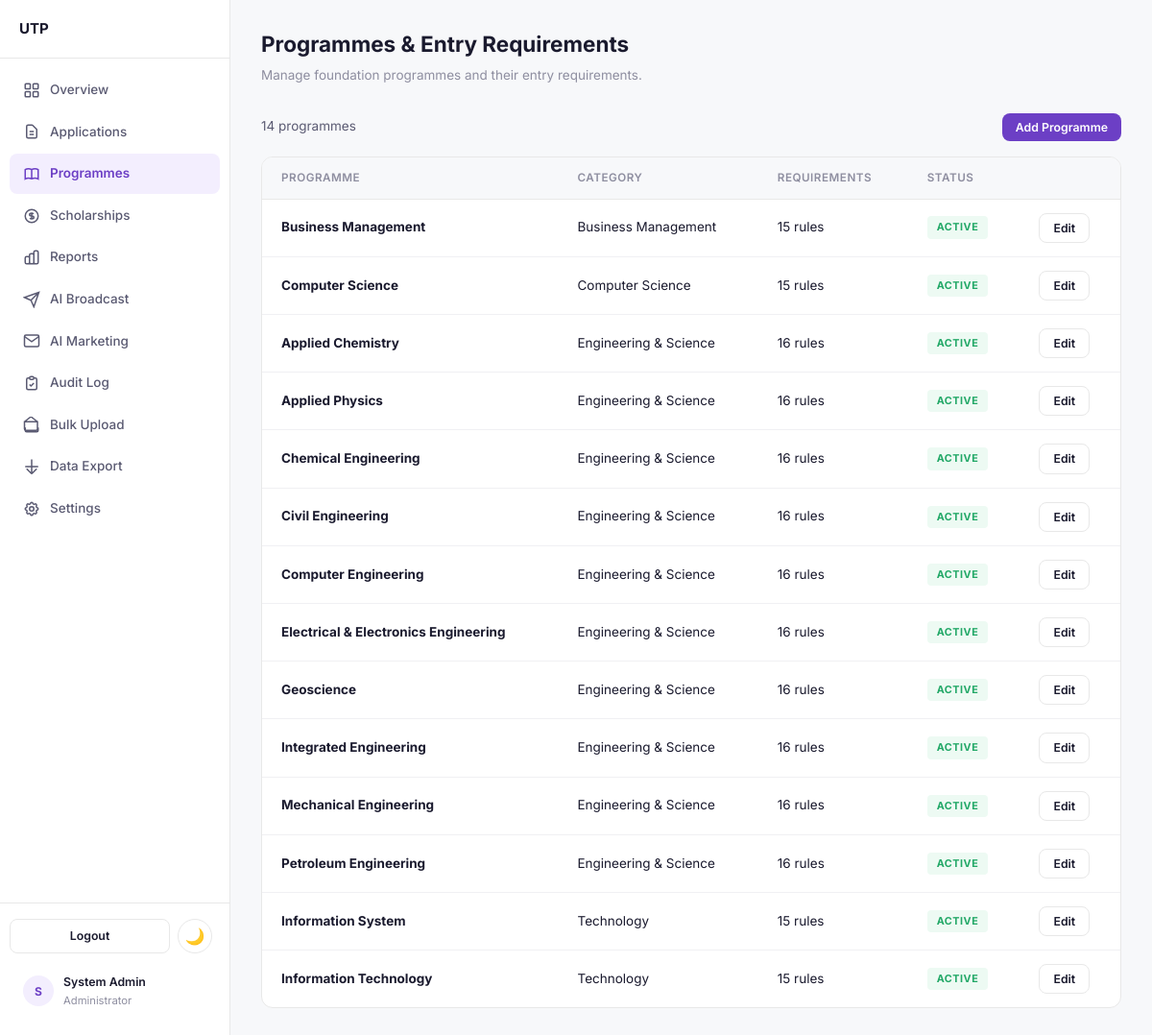
/admin/programmes.php (signed in), run on an earlier commit of the app's database.
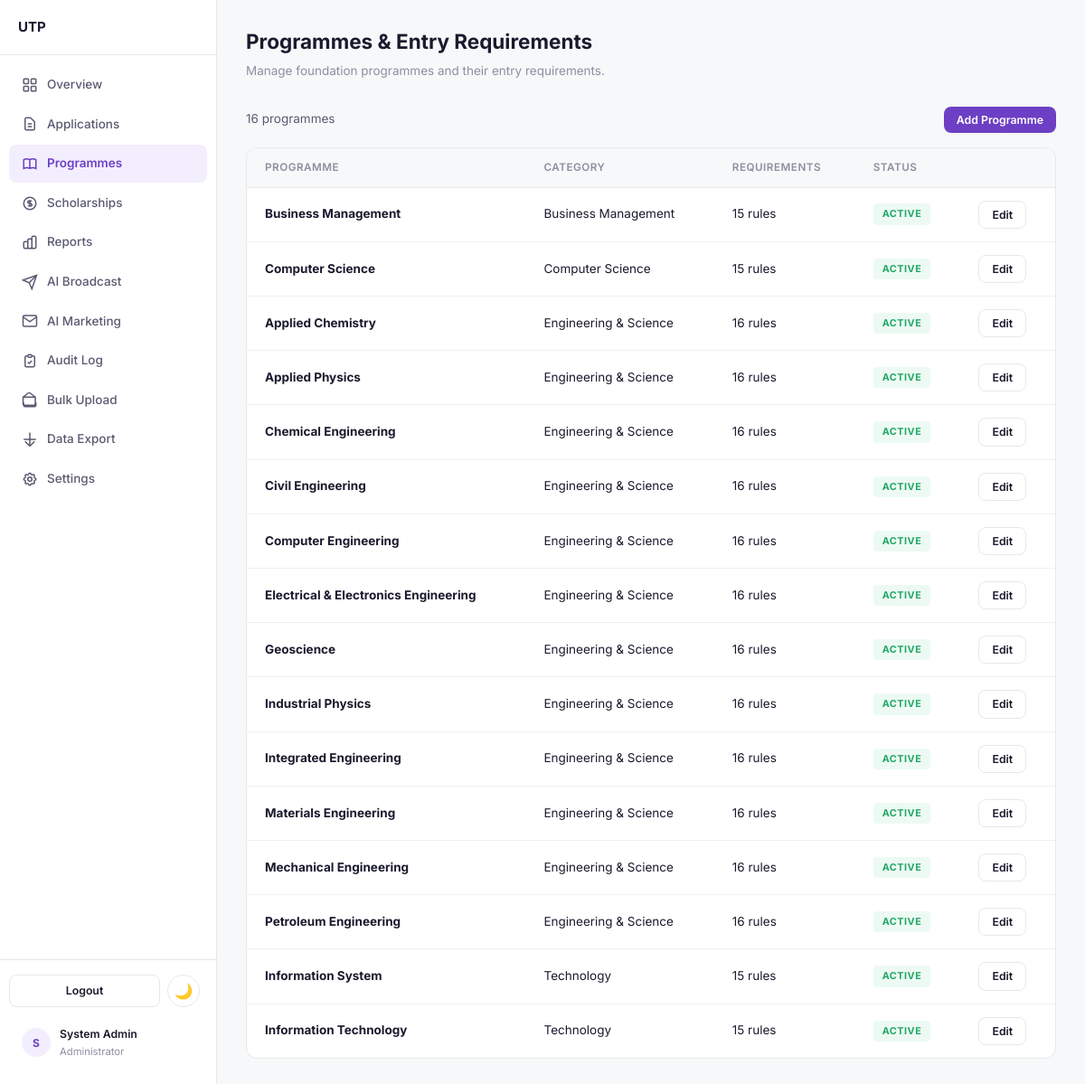
And on a later commit of the database.
### tables this page shows
CREATE TABLE IF NOT EXISTS programmes (
    id INT AUTO_INCREMENT PRIMARY KEY,
    name VARCHAR(150) NOT NULL,
    category VARCHAR(100) NOT NULL,
    description TEXT,
    duration VARCHAR(50),
    foundation_fee DECIMAL(12,2) DEFAULT 0,
    undergraduate_fee DECIMAL(12,2) DEFAULT 0,
    stem_bonus TINYINT(1) DEFAULT 0,
    is_active TINYINT(1) DEFAULT 1,
    created_at TIMESTAMP DEFAULT CURRENT_TIMESTAMP
);

### admin/programmes.php (the view, shortened to what the rows shown need)
<?php
require_once __DIR__ . '/admin_header.php';
$db = getDB();
$programmes = $db->query("SELECT p.id, p.name, p.category, p.description, p.is_active, (SELECT COUNT(*) FROM entry_requirements er WHERE er.programme_id = p.id) as req_count FROM programmes p ORDER BY p.category, p.name")->fetchAll();
$editProg = null;
$editReqs = [];
?>
<div class="page-header">
    <h1>Programmes & Entry Requirements</h1>
</div>
<?php if ($editProg): ?>
<div class="card mb-6">
    <div class="flex-between mb-4">
        <h3 style="font-size:1.05rem;">Editing: <?= htmlspecialchars($editProg['name']) ?></h3>
        <a href="/admin/programmes.php" class="btn btn-outline btn-sm">Back to List</a>
    </div>
    <form method="POST" style="margin-bottom:24px;">
        <?= csrfField() ?>
        <input type="hidden" name="form_action" value="update_programme">
        <input type="hidden" name="programme_id" value="<?= $editProg['id'] ?>">
        <div class="form-row">
            <div class="form-group">
                <label class="form-label">Programme Name</label>
                <input type="text" name="name" class="form-input admin-focus" value="<?= htmlspecialchars($editProg['name']) ?>" required>
            </div>
            <div class="form-group">
                <label class="form-label">Category</label>
                <select name="category" class="form-select" required>
                    <option value="Engineering & Science" <?= $editProg['category'] === 'Engineering & Science' ? 'selected' : '' ?>>Engineering & Science</option>
                    <option value="Technology" <?= $editProg['category'] === 'Technology' ? 'selected' : '' ?>>Technology</option>
                    <option value="Computer Science" <?= $editProg['category'] === 'Computer Science' ? 'selected' : '' ?>>Computer Science</option>
                    <option value="Business Management" <?= $editProg['category'] === 'Business Management' ? 'selected' : '' ?>>Business Management</option>
                </select>
            </div>
        </div>
        <div class="form-group">
            <label class="form-label">Description</label>
            <textarea name="description" class="form-input admin-focus" rows="2"><?= htmlspecialchars($editProg['description']) ?></textarea>
        </div>
        <div class="form-group">
            <label style="display:flex; align-items:center; gap:8px; font-size:0.9rem; cursor:pointer;">
                <input type="checkbox" name="is_active" <?= $editProg['is_active'] ? 'checked' : '' ?>> Active
            </label>
        </div>
        <button type="submit" class="btn btn-purple btn-sm">Save Changes</button>
    </form>
    <h4 style="font-size:0.95rem; font-weight:600; margin-bottom:12px;">Entry Requirements (<?= count($editReqs) ?>)</h4>
    <?php if (!empty($editReqs)): ?>
    <div class="table-wrap mb-4">
        <table>
            <thead><tr><th>Qualification</th><th>Subject</th><th>Min Grade</th><th>Weight</th><th></th></tr></thead>
            <tbody>
            <?php foreach ($editReqs as $req): ?>
                <tr>
                    <td><?= htmlspecialchars($req['qual_type']) ?></td>
                    <td><?= htmlspecialchars($req['subject']) ?></td>
                    <td><strong><?= htmlspecialchars($req['min_grade']) ?></strong></td>
                    <td><?= $req['weight'] ?></td>
                    <td>
                        <form method="POST" style="display:inline;" onsubmit="return confirm('Delete this requirement?')">
                            <?= csrfField() ?>
                            <input type="hidden" name="form_action" value="delete_requirement">
                            <input type="hidden" name="req_id" value="<?= $req['id'] ?>">
                            <input type="hidden" name="programme_id" value="<?= $editProg['id'] ?>">
                            <button type="submit" class="btn btn-danger btn-sm">Delete</button>
                        </form>
                    </td>
                </tr>
            <?php endforeach; ?>
            </tbody>
        </table>
    </div>
    <?php endif; ?>
    <form method="POST" class="card card-flat" style="background:var(--bg-page); padding:18px;">
        <?= csrfField() ?>
        <input type="hidden" name="form_action" value="add_requirement">
        <input type="hidden" name="programme_id" value="<?= $editProg['id'] ?>">
        <h5 style="font-size:0.85rem; font-weight:600; margin-bottom:12px;">Add Requirement</h5>
        <div class="form-row">
            <div class="form-group">
                <label class="form-label">Qualification Type</label>
                <select name="qual_type" class="form-select" required>
                    <option value="SPM">SPM</option>
                    <option value="O-Level">O-Level</option>
                    <option value="IGCSE">IGCSE</option>
                </select>
            </div>
            <div class="form-group">
                <label class="form-label">Subject</label>
                <input type="text" name="subject" class="form-input admin-focus" placeholder="e.g. Mathematics" required>
            </div>
        </div>
        <div class="form-row">
            <div class="form-group">
                <label class="form-label">Minimum Grade</label>
                <input type="text" name="min_grade" class="form-input admin-focus" placeholder="e.g. C" required>
            </div>
            <div class="form-group">
                <label class="form-label">Weight (0.00 - 1.00)</label>
                <input type="number" name="weight" class="form-input admin-focus" value="1.00" min="0" max="1" step="0.05" required>
            </div>
        </div>
        <button type="submit" class="btn btn-purple btn-sm">Add Requirement</button>
    </form>
</div>
<?php else: ?>
<div class="table-wrap">
    <table>
        <thead><tr><th>Programme</th><th>Category</th><th>Requirements</th><th>Status</th><th></th></tr></thead>
        <tbody>
        <?php foreach ($programmes as $prog): ?>
            <tr>
                <td><strong><?= htmlspecialchars($prog['name']) ?></strong></td>
                <td><?= htmlspecialchars($prog['category']) ?></td>
                <td><?= $prog['req_count'] ?> rules</td>
                <td><span class="badge badge-<?= $prog['is_active'] ? 'green' : 'red' ?>"><?= $prog['is_active'] ? 'Active' : 'Inactive' ?></span></td>
                <td><a href="/admin/programmes.php?edit=<?= $prog['id'] ?>" class="btn btn-outline btn-sm">Edit</a></td>
            </tr>
        <?php endforeach; ?>
        </tbody>
    </table>
</div>
<?php endif; ?>
<?php require_once __DIR__ . '/admin_footer.php'; ?>

What changed in the data, as far as the page shows it:
added programmes: name "Industrial Physics", category "Engineering & Science", req_count "16", is_active "ACTIVE"
added programmes: name "Materials Engineering", category "Engineering & Science", req_count "16", is_active "ACTIVE"
Also different on the page:
count($programmes): "14" → "16"
